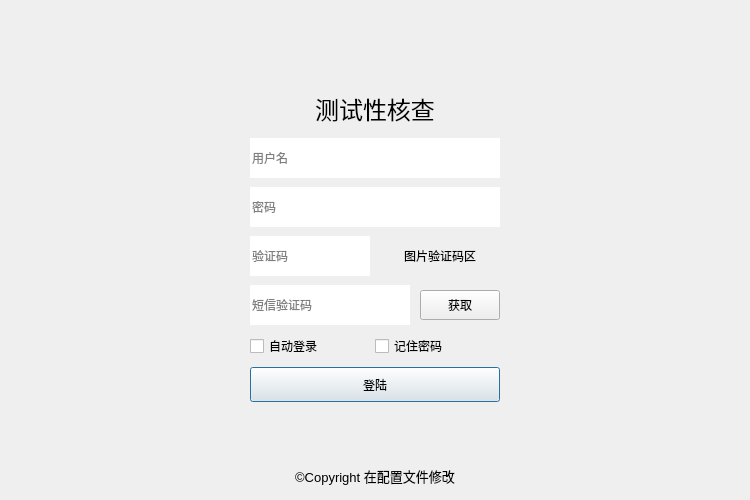
<?xml version="1.0" encoding="UTF-8"?>
<ui version="4.0">
 <class>Dialog</class>
 <widget class="QDialog" name="Dialog">
  <property name="geometry">
   <rect>
    <x>0</x>
    <y>0</y>
    <width>750</width>
    <height>500</height>
   </rect>
  </property>
  <property name="windowTitle">
   <string>登录系统</string>
  </property>
  <property name="windowIcon">
   <iconset resource="../resource/resource.qrc">
    <normaloff>:/resource/images/logo.png</normaloff>:/resource/images/logo.png</iconset>
  </property>
  <property name="styleSheet">
   <string notr="true"/>
  </property>
  <layout class="QHBoxLayout" name="horizontalLayout">
   <property name="spacing">
    <number>0</number>
   </property>
   <property name="leftMargin">
    <number>0</number>
   </property>
   <property name="topMargin">
    <number>0</number>
   </property>
   <property name="rightMargin">
    <number>0</number>
   </property>
   <property name="bottomMargin">
    <number>0</number>
   </property>
   <item>
    <widget class="QFrame" name="frame">
     <property name="styleSheet">
      <string notr="true"/>
     </property>
     <property name="frameShape">
      <enum>QFrame::Shape::NoFrame</enum>
     </property>
     <property name="frameShadow">
      <enum>QFrame::Shadow::Raised</enum>
     </property>
     <widget class="QFrame" name="form">
      <property name="geometry">
       <rect>
        <x>230</x>
        <y>70</y>
        <width>290</width>
        <height>361</height>
       </rect>
      </property>
      <property name="frameShape">
       <enum>QFrame::Shape::NoFrame</enum>
      </property>
      <property name="frameShadow">
       <enum>QFrame::Shadow::Raised</enum>
      </property>
      <layout class="QHBoxLayout" name="horizontalLayout_8">
       <property name="leftMargin">
        <number>20</number>
       </property>
       <property name="topMargin">
        <number>10</number>
       </property>
       <property name="rightMargin">
        <number>20</number>
       </property>
       <property name="bottomMargin">
        <number>20</number>
       </property>
       <item>
        <layout class="QVBoxLayout" name="verticalLayout_2" stretch="1,1,1,1,1,1,1">
         <property name="spacing">
          <number>0</number>
         </property>
         <item>
          <widget class="QLabel" name="login_title">
           <property name="maximumSize">
            <size>
             <width>9999</width>
             <height>40</height>
            </size>
           </property>
           <property name="font">
            <font>
             <family>黑体</family>
             <pointsize>18</pointsize>
             <bold>false</bold>
            </font>
           </property>
           <property name="text">
            <string>测试性核查</string>
           </property>
           <property name="alignment">
            <set>Qt::AlignmentFlag::AlignCenter</set>
           </property>
          </widget>
         </item>
         <item>
          <layout class="QHBoxLayout" name="horizontalLayout_9" stretch="0">
           <property name="spacing">
            <number>0</number>
           </property>
           <item>
            <widget class="LineEdit" name="username">
             <property name="minimumSize">
              <size>
               <width>90</width>
               <height>40</height>
              </size>
             </property>
             <property name="font">
              <font>
               <family>Microsoft YaHei</family>
              </font>
             </property>
             <property name="tabletTracking">
              <bool>false</bool>
             </property>
             <property name="frame">
              <bool>false</bool>
             </property>
             <property name="placeholderText">
              <string>用户名</string>
             </property>
             <property name="clearButtonEnabled">
              <bool>true</bool>
             </property>
            </widget>
           </item>
          </layout>
         </item>
         <item>
          <layout class="QHBoxLayout" name="horizontalLayout_10" stretch="0">
           <property name="spacing">
            <number>0</number>
           </property>
           <item>
            <widget class="LineEdit" name="password">
             <property name="sizePolicy">
              <sizepolicy hsizetype="Expanding" vsizetype="Fixed">
               <horstretch>0</horstretch>
               <verstretch>0</verstretch>
              </sizepolicy>
             </property>
             <property name="minimumSize">
              <size>
               <width>90</width>
               <height>40</height>
              </size>
             </property>
             <property name="baseSize">
              <size>
               <width>0</width>
               <height>0</height>
              </size>
             </property>
             <property name="font">
              <font>
               <family>Microsoft YaHei</family>
              </font>
             </property>
             <property name="frame">
              <bool>false</bool>
             </property>
             <property name="echoMode">
              <enum>QLineEdit::EchoMode::Password</enum>
             </property>
             <property name="placeholderText">
              <string>密码</string>
             </property>
             <property name="clearButtonEnabled">
              <bool>true</bool>
             </property>
            </widget>
           </item>
          </layout>
         </item>
         <item>
          <layout class="QHBoxLayout" name="horizontalLayout_11">
           <property name="spacing">
            <number>10</number>
           </property>
           <property name="sizeConstraint">
            <enum>QLayout::SizeConstraint::SetNoConstraint</enum>
           </property>
           <property name="rightMargin">
            <number>0</number>
           </property>
           <item>
            <widget class="LineEdit" name="graphic">
             <property name="sizePolicy">
              <sizepolicy hsizetype="Expanding" vsizetype="Fixed">
               <horstretch>0</horstretch>
               <verstretch>0</verstretch>
              </sizepolicy>
             </property>
             <property name="minimumSize">
              <size>
               <width>90</width>
               <height>40</height>
              </size>
             </property>
             <property name="font">
              <font>
               <family>Microsoft YaHei</family>
              </font>
             </property>
             <property name="frame">
              <bool>false</bool>
             </property>
             <property name="placeholderText">
              <string>验证码</string>
             </property>
             <property name="clearButtonEnabled">
              <bool>true</bool>
             </property>
            </widget>
           </item>
           <item>
            <widget class="ClickableLabel" name="image">
             <property name="sizePolicy">
              <sizepolicy hsizetype="Minimum" vsizetype="Fixed">
               <horstretch>0</horstretch>
               <verstretch>0</verstretch>
              </sizepolicy>
             </property>
             <property name="minimumSize">
              <size>
               <width>120</width>
               <height>40</height>
              </size>
             </property>
             <property name="maximumSize">
              <size>
               <width>80</width>
               <height>40</height>
              </size>
             </property>
             <property name="font">
              <font>
               <family>Microsoft YaHei</family>
              </font>
             </property>
             <property name="text">
              <string>图片验证码区</string>
             </property>
             <property name="alignment">
              <set>Qt::AlignmentFlag::AlignCenter</set>
             </property>
            </widget>
           </item>
          </layout>
         </item>
         <item>
          <layout class="QHBoxLayout" name="horizontalLayout_12">
           <property name="spacing">
            <number>10</number>
           </property>
           <property name="rightMargin">
            <number>0</number>
           </property>
           <item>
            <widget class="LineEdit" name="code">
             <property name="minimumSize">
              <size>
               <width>50</width>
               <height>40</height>
              </size>
             </property>
             <property name="maximumSize">
              <size>
               <width>200</width>
               <height>16777215</height>
              </size>
             </property>
             <property name="font">
              <font>
               <family>Microsoft YaHei</family>
              </font>
             </property>
             <property name="frame">
              <bool>false</bool>
             </property>
             <property name="placeholderText">
              <string>短信验证码</string>
             </property>
             <property name="clearButtonEnabled">
              <bool>true</bool>
             </property>
            </widget>
           </item>
           <item>
            <widget class="PushButton" name="getCode">
             <property name="sizePolicy">
              <sizepolicy hsizetype="Preferred" vsizetype="Fixed">
               <horstretch>0</horstretch>
               <verstretch>0</verstretch>
              </sizepolicy>
             </property>
             <property name="minimumSize">
              <size>
               <width>80</width>
               <height>30</height>
              </size>
             </property>
             <property name="font">
              <font>
               <family>Microsoft YaHei</family>
              </font>
             </property>
             <property name="focusPolicy">
              <enum>Qt::FocusPolicy::TabFocus</enum>
             </property>
             <property name="text">
              <string>获取</string>
             </property>
             <property name="autoDefault">
              <bool>false</bool>
             </property>
            </widget>
           </item>
          </layout>
         </item>
         <item>
          <layout class="QHBoxLayout" name="horizontalLayout_13">
           <property name="topMargin">
            <number>0</number>
           </property>
           <property name="rightMargin">
            <number>0</number>
           </property>
           <property name="bottomMargin">
            <number>0</number>
           </property>
           <item>
            <widget class="CheckBox" name="session">
             <property name="font">
              <font>
               <family>Microsoft YaHei</family>
               <pointsize>9</pointsize>
              </font>
             </property>
             <property name="text">
              <string>自动登录</string>
             </property>
            </widget>
           </item>
           <item>
            <widget class="CheckBox" name="remember">
             <property name="font">
              <font>
               <family>Microsoft YaHei</family>
               <pointsize>9</pointsize>
              </font>
             </property>
             <property name="text">
              <string>记住密码</string>
             </property>
            </widget>
           </item>
          </layout>
         </item>
         <item>
          <widget class="PrimaryPushButton" name="login">
           <property name="sizePolicy">
            <sizepolicy hsizetype="Preferred" vsizetype="Fixed">
             <horstretch>0</horstretch>
             <verstretch>0</verstretch>
            </sizepolicy>
           </property>
           <property name="minimumSize">
            <size>
             <width>0</width>
             <height>35</height>
            </size>
           </property>
           <property name="font">
            <font>
             <family>Microsoft YaHei</family>
            </font>
           </property>
           <property name="text">
            <string>登陆</string>
           </property>
           <property name="default">
            <bool>true</bool>
           </property>
          </widget>
         </item>
        </layout>
       </item>
      </layout>
     </widget>
     <widget class="QLabel" name="copyright">
      <property name="geometry">
       <rect>
        <x>265</x>
        <y>460</y>
        <width>220</width>
        <height>31</height>
       </rect>
      </property>
      <property name="font">
       <font>
        <family>Arial</family>
        <pointsize>10</pointsize>
       </font>
      </property>
      <property name="text">
       <string>©Copyright 在配置文件修改</string>
      </property>
      <property name="alignment">
       <set>Qt::AlignmentFlag::AlignCenter</set>
      </property>
     </widget>
    </widget>
   </item>
  </layout>
 </widget>
 <customwidgets>
  <customwidget>
   <class>CheckBox</class>
   <extends>QCheckBox</extends>
   <header>qfluentwidgets</header>
  </customwidget>
  <customwidget>
   <class>LineEdit</class>
   <extends>QLineEdit</extends>
   <header>qfluentwidgets</header>
  </customwidget>
  <customwidget>
   <class>ClickableLabel</class>
   <extends>QLabel</extends>
   <header>components/label_widget.h</header>
  </customwidget>
  <customwidget>
   <class>PushButton</class>
   <extends>QPushButton</extends>
   <header>qfluentwidgets</header>
  </customwidget>
  <customwidget>
   <class>PrimaryPushButton</class>
   <extends>QPushButton</extends>
   <header>qfluentwidgets</header>
  </customwidget>
 </customwidgets>
 <resources>
  <include location="../resource/resource.qrc"/>
 </resources>
 <connections/>
</ui>
